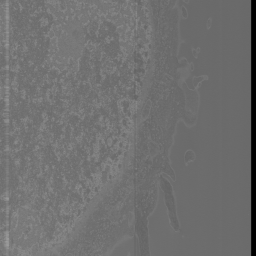
#> input picture janelia_cosem/benchmark_pipeline/example_data/raw.tif, 256 x 256 px
$ python -i edge_extract.py   (imports and definitions only)
#> lines starting #> are read from the running program, lines starting #| are printed output that depends on the picture
#> further down, picture is the input picture: shape (256, 256, 3); min 0, max 155, mean 111.5
import numpy as np
import tifffile as tiff
from scipy.ndimage import label, binary_dilation,convolve,binary_erosion,binary_closing
from tqdm import tqdm
import cv2
from scipy.ndimage import label as ndi_label


def filter_by_erosion_ratio(slice_bin, min_size=50, max_size=10000, ratio_thresh=0.4):
    """
    过滤掉块状区域，仅保留细长或边缘状区域。
    基于腐蚀交集比： ratio = |A ∩ erosion(A)| / |A|
    若 ratio < ratio_thresh，则认为是细结构（被腐蚀掉较多）。

    参数:
        slice_bin: 2D 二值图 (H, W)
        min_size, max_size: 面积过滤阈值
        ratio_thresh: 交集比例阈值 (默认 0.7，越小保留越细的区域)

    返回:
        mask_out: 过滤后的二值图
    """
    labeled, num = label(slice_bin)
    if num == 0:
        return np.zeros_like(slice_bin, dtype=np.uint8)

    sizes = np.bincount(labeled.ravel())
    if len(sizes) <= 1:
        return np.zeros_like(slice_bin, dtype=np.uint8)

    # 整体腐蚀
    eroded = binary_erosion(slice_bin, structure=np.ones((3, 3)))

    mask_out = np.zeros_like(slice_bin, dtype=bool)

    for i in range(1, len(sizes)):
        area = sizes[i]
        if not (min_size <= area <= max_size):
            continue

        region_mask = (labeled == i)
        eroded_overlap = (region_mask & eroded).sum()
        ratio = eroded_overlap / (area + 1e-6)

        # 腐蚀后剩得少（细） → 保留
        if ratio < ratio_thresh:
            mask_out |= region_mask

    return mask_out.astype(np.uint8)
# [46 lines left out: functions closed_region_fill_2d, closed_region_fill_volume, not called in this run]

def get_edge_region(input_image, threshold = 0.7,min_size = 100,max_size = 20000,ratio_thresh = 0.25):

#> called with threshold = 0.7, min_size = 100, max_size = 20000, ratio_thresh = 0.25
    edge_vol = input_image.astype(np.float32)

    if edge_vol.max() > 1:
        edge_vol /= edge_vol.max()
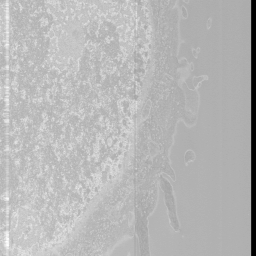
#> edge_vol: shape (256, 256, 3) float32; min 0, max 1, mean 0.72
    D, H, W = edge_vol.shape
#> D = 256; H = 256; W = 3
    print(f"✅ 数据维度: {edge_vol.shape}")
#| ✅ 数据维度: (256, 256, 3)
    filtered = np.zeros_like(edge_vol, dtype=np.uint8)
    print("🧠 正在逐层处理 ...")
    for z in tqdm(range(D)):
        img = edge_vol[z]
        binary = (img > threshold).astype(np.uint8)
        filtered[z] = filter_by_erosion_ratio(
            binary,
            min_size=min_size,
            max_size=max_size,
        )
#> filtered: shape (256, 256, 3); every value is 0
    closed_only = closed_region_fill_volume(filtered, close_iter=1)

    return closed_only

from skimage.measure import label, regionprops,perimeter
# [54 lines left out: function filter_edge_area_by_perimeter_fast, not called in this run]

import numpy as np
from skimage.morphology import convex_hull_image
# [352 lines left out: functions fill_edge_volume_by_region, fill_edge_slice_by_region, fill_edge_volume_by_region_corrected, fill_edge_slice_by_region_circle, filter_edge_area_by_bbox_iou_2d_vectorized, filter_edge_area_by_bbox_iou_2d_corrected, not called in this run]

>>> import cv2
>>> picture = cv2.imread('benchmark_pipeline/example_data/raw.tif')
#> (the run stopped early here; a loop or call above may not have finished)
